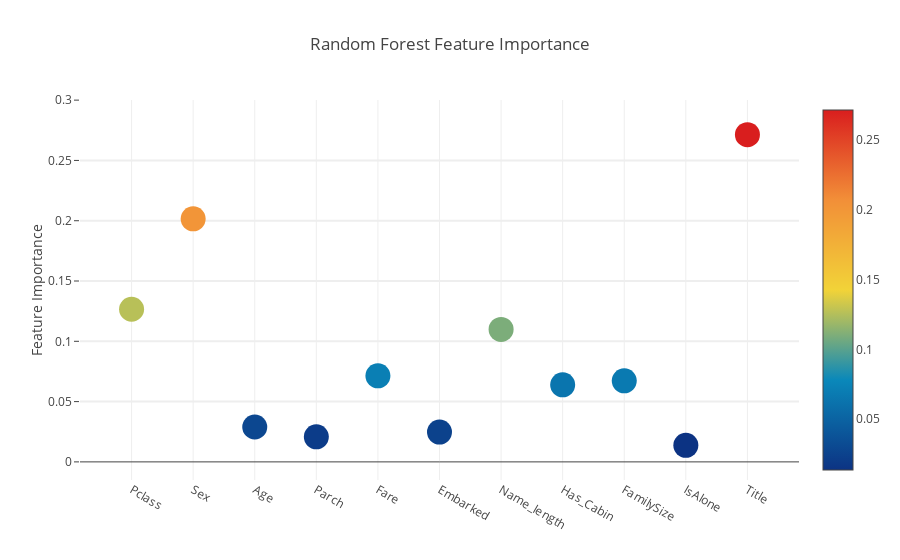

Notebook cell for this chart:
### Markdown cell above
# plotting

### Code cell
# Scatter plot 
trace = go.Scatter(
    y = feature_dataframe['Random Forest feature importances'].values,
    x = feature_dataframe['features'].values,
    mode='markers',
    marker=dict(
        sizemode = 'diameter',
        sizeref = 1,
        size = 25,
#       size= feature_dataframe['AdaBoost feature importances'].values,
        #color = np.random.randn(500), #set color equal to a variable
        color = feature_dataframe['Random Forest feature importances'].values,
        colorscale='Portland',
        showscale=True
    ),
    text = feature_dataframe['features'].values
)
data = [trace]

layout= go.Layout(
    autosize= True,
    title= 'Random Forest Feature Importance',
    hovermode= 'closest',
#     xaxis= dict(
#         title= 'Pop',
#         ticklen= 5,
#         zeroline= False,
#         gridwidth= 2,
#     ),
    yaxis=dict(
        title= 'Feature Importance',
        ticklen= 5,
        gridwidth= 2
    ),
    showlegend= False
)
fig = go.Figure(data=data, layout=layout)
py.iplot(fig,filename='scatter2010')

### Figure 1 — Plotly figure (JSON) as saved in the notebook; plotly's stock layout.template omitted (floating-point values rounded to 4 significant figures)
{"data": [{"marker": {"color": [0.1266, 0.2016, 0.02893, 0.02078, 0.07136, 0.0247, 0.1098, 0.06391, 0.06724, 0.01369, 0.2714], "colorscale": "Portland", "showscale": true, "size": 25, "sizemode": "diameter", "sizeref": 1}, "mode": "markers", "text": ["Pclass", "Sex", "Age", "Parch", "Fare", "Embarked", "Name_length", "Has_Cabin", "FamilySize", "IsAlone", "Title"], "type": "scatter", "x": ["Pclass", "Sex", "Age", "Parch", "Fare", "Embarked", "Name_length", "Has_Cabin", "FamilySize", "IsAlone", "Title"], "y": [0.1266, 0.2016, 0.02893, 0.02078, 0.07136, 0.0247, 0.1098, 0.06391, 0.06724, 0.01369, 0.2714]}], "layout": {"autosize": true, "hovermode": "closest", "showlegend": false, "title": "Random Forest Feature Importance", "yaxis": {"gridwidth": 2, "ticklen": 5, "title": "Feature Importance"}}}
